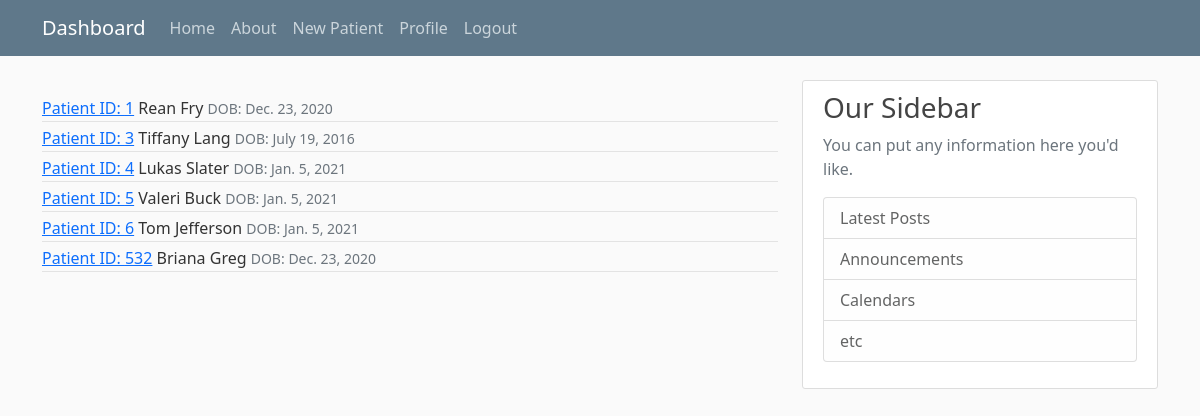
The page /home/ (signed in) on the database as committed earlier.
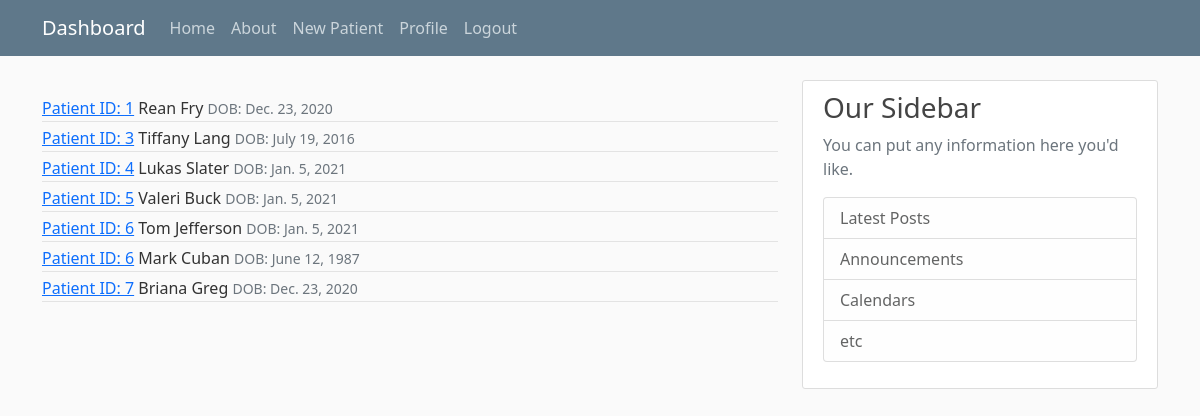
The same page on the database as committed later.
### core/models.py (models this page shows, shortened)
class Patient(models.Model):
    PatientID = models.IntegerField()
    PatientSSN = models.CharField(max_length=30)
    FirstName = models.CharField(max_length=30)
    LastName = models.CharField(max_length=30)
    Address = models.TextField(max_length=200)
    Sex = models.CharField(max_length=1)
    DOB = models.DateField(default=timezone.now)
    Author = models.ForeignKey(User, on_delete=models.CASCADE)

### core/views.py (the view)
# urls.py: path('home/', PatientListView.as_view(), name='home'),
class PatientListView(LoginRequiredMixin, ListView):
    model = Patient
    template_name = 'core/home.html'
    context_object_name = 'patients'
    ordering = ['PatientID']

### core/templates/core/home.html (shortened to what this page needs)
{% extends "core/base.html"%}
{% block content %}
    {% for patient in patients %}
              <div class="article-metadata">
                <a class="mr-2" href="{% url 'patient-detail' patient.id %}">Patient ID: {{ patient.PatientID }}</a>
              <td>{{ patient.FirstName }}</td>
              <td>{{ patient.LastName }}</td>
                <small class="text-muted"> DOB: {{ patient.DOB }}</small>
            </div>
    {% endfor %}
{% endblock content %}

Rows that differ between the two databases and show on the page:
added Patient: PatientID "6", FirstName "Mark", LastName "Cuban", DOB "June 12, 1987"
changed Patient "Briana": PatientID "532" → "7"
